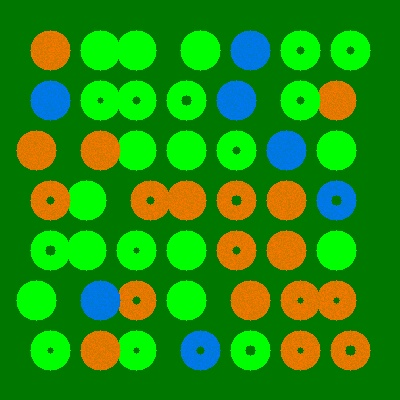
#> input picture GreenCircles/Problem1/imag1.jpg, 400 x 400 px
$ jupyter execute GreenCircles.ipynb   (shell and % lines are left out)
#> lines starting #> are read from the running program, lines starting #| are printed output that depends on the picture; after the words box and inside, x2 and y2 are one past the last pixel; in counts of white or black regions, pixels touching at a corner belong together
#> further down, img is the input picture: shape (400, 400, 3); mean B, G, R 14, 144.2, 32.3
***
## Import Packages

[cell 1]
import cv2
import os
import numpy as np
import matplotlib.pyplot as plt
# import other packages if you need any

<a id='Section 1'></a>
***
<a href='#Section 0'> Back to top </a>
## Problem 1.

<font size="3"> Given the images in folder Problem1, write a function to process these images in order to isolate the green complete circles. A complete circle is a circle that does not touch/overlap with other circles and does not have holes. The function should ouput a new color image with the complete green circles only. Also, the function should print the total number of found green circles and the number of green circles with holes.  </font>

<font size="3"> Test your function for each image in a separate cell. </font>

<font size="3"> <strong>Note:</strong> Don't use Hough transform to find the circles. </font>

<font size="2"> <strong>Note:</strong> Problem provided by Prof Iyad Jaafer. </font>
***

[cell 2]
# function
def findGreenCircles(img):
    imgg=img[:,:,1]
    imgg[imgg<200]=0
    imgg[imgg>200]=255
#> imgg: shape (400, 400); min 0, max 255, mean 46.7

    contours, hierarchy = cv2.findContours(imgg,cv2.RETR_TREE,cv2.CHAIN_APPROX_SIMPLE)
#> contours = 33 contours; largest, box (x1, y1, x2, y2) and area: (30, 230, 107, 271) 2372, (80, 80, 157, 121) 2372, (80, 30, 157, 71) 2372, (230, 330, 271, 371) 1200, (30, 330, 71, 371) 1200

    cont=np.zeros(img.shape)
    noholes=[]
    greenwithholes=0
    greennoholes=0
    totalgreens=0
    for c in contours:
       a = cv2.contourArea(c)
       if a>1100:
          totalgreens=totalgreens+1
          if a>2000:
               totalgreens=totalgreens+1
#> this loop made 33 passes
#> (a, totalgreens) on passes 1, 3, 5, 7, 8, 9, 10, 11, 13, 15, 16, 17: (1200, 1), (1153, 2), (1200, 3), (1200, 4), (1200, 5), (1200, 6), (1200, 7), (1200, 8), (2372, 10), (1153, 11), (1200, 12), (1200, 13)
#> a on passes 2, 4, 6, 12, 14, 18: 96, 38, 38, 38, 96, 60
#> after the loop, totalgreens = 24


    for hh in hierarchy:
      for i in range(0,len(hh)):
        if hh[i][2]==-1 and hh[i][3]==-1 :
            P = int(cv2.arcLength(contours[i],True))
            Area = cv2.contourArea(contours[i])
            C =  P**2 / (Area)
            Circ = 4*np.pi*Area/P**2

            if Circ>=0.87:
                 noholes.append(contours[i])
                 greennoholes=greennoholes+1
        if hh[i][3]!=-1:
           greenwithholes=greenwithholes+1
#> this loop made 1 pass
#> after the loop, greennoholes = 7; greenwithholes = 12; noholes = 7 contours; box (x1, y1, x2, y2) and area: (166, 280, 207, 321) 1200, (16, 280, 57, 321) 1200, (316, 230, 357, 271) 1200, (166, 230, 207, 271) 1200, (316, 130, 357, 171) 1200, (166, 130, 207, 171) 1200, (180, 30, 221, 71) 1200

    cv2.drawContours(cont,noholes,-1,(1,1,1),cv2.FILLED)
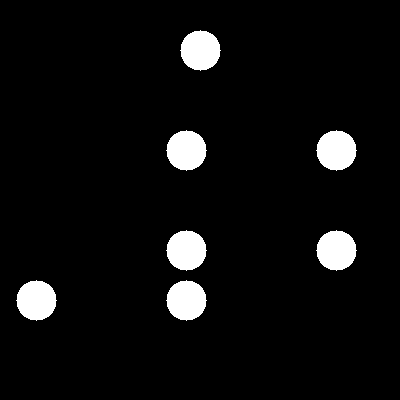
#> cont: shape (400, 400, 3) float64; values 0 (black) and 1 (white), 5.5% white; 7 white regions
    imgag=img * cont

    plt.figure(figsize=(15,15))

    plt.subplot(121)
    plt.imshow(img)
    plt.axis("off")

    plt.subplot(122)
    plt.imshow(imgag.astype("int64"))
    plt.axis("off")


    plt.show()
#> figure, not shown here; B, G, R data is drawn as R, G, B
    print("Number of green circles:",totalgreens)
#| Number of green circles: 24
    print("Number of green circles with holes:",greenwithholes)
#| Number of green circles with holes: 12

[cell 3]
# Test image1
img=cv2.imread('Problem1/imag1.jpg')
imgg=findGreenCircles(img)

[cell 4]
# Test image2
img=cv2.imread('Problem1/imag2.jpg')
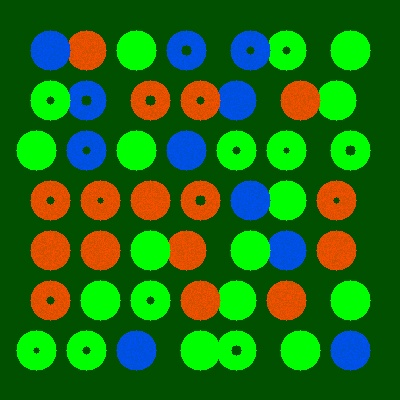
#> input picture GreenCircles/Problem1/imag2.jpg, 400 x 400 px
#> img is the input picture: shape (400, 400, 3); mean B, G, R 20.8, 109.4, 29.6
findGreenCircles(img)
#> in findGreenCircles (call 2), `imgg[imgg<200]=0`:
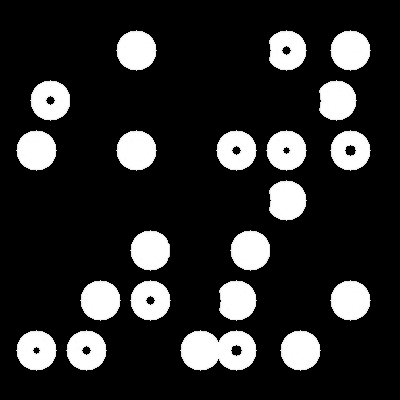
#> imgg: shape (400, 400); min 0, max 255, mean 42.4
#> in findGreenCircles (call 2), `imgg[imgg>200]=255`: imgg: shape (400, 400); 6.31% of pixels changed, all inside (x1, y1, x2, y2) = (16, 30, 371, 371)
#> in findGreenCircles (call 2), `contours, hierarchy = cv2.findContours(imgg,cv2.RETR_TREE,cv2.CHAIN_AP..`: contours = 30 contours; largest, box (x1, y1, x2, y2) and area: (180, 330, 257, 371) 2372, (280, 330, 321, 371) 1200, (66, 330, 107, 371) 1200, (16, 330, 57, 371) 1200, (330, 280, 371, 321) 1200
#> the loop in findGreenCircles (call 2), `for c in contours:` made 30 passes
#> (a, totalgreens) on passes 1, 2, 4, 6, 8, 9, 10, 12, 13, 14, 15, 16: (1200, 1), (2372, 3), (1200, 4), (1200, 5), (1200, 6), (1152, 7), (1200, 8), (1200, 9), (1199, 10), (1197, 11), (1155, 12), (1200, 13)
#> after the loop in findGreenCircles (call 2), `for c in contours:`: totalgreens = 22
#> the loop in findGreenCircles (call 2), `for hh in hierarchy:` made 1 pass
#> after the loop in findGreenCircles (call 2), `for hh in hierarchy:`: greennoholes = 9; noholes = 9 contours; largest, box (x1, y1, x2, y2) and area: (280, 330, 321, 371) 1200, (330, 280, 371, 321) 1200, (80, 280, 121, 321) 1200, (116, 130, 157, 171) 1200, (16, 130, 57, 171) 1200
#> in findGreenCircles (call 2), `cv2.drawContours(cont,noholes,-1,(1,1,1),cv2.FILLED)`: cont: shape (400, 400, 3) float64; values 0 (black) and 1 (white), 7.1% white; 9 white regions
#| Number of green circles: 22
#| Number of green circles with holes: 9
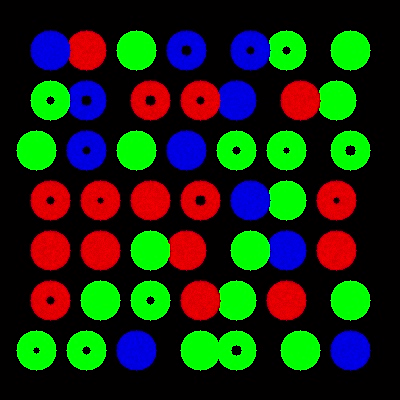
#> img: shape (400, 400, 3); mean B, G, R 20.8, 43, 29.6

[cell 5]
# Test image3
img=cv2.imread('Problem1/imag3.jpg')
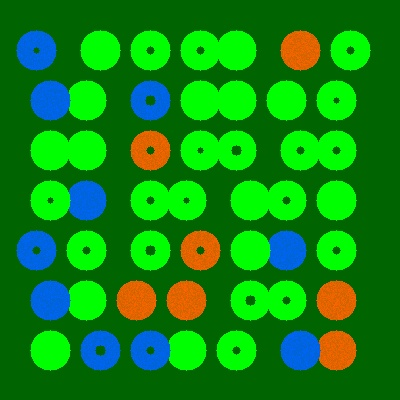
#> input picture GreenCircles/Problem1/imag3.jpg, 400 x 400 px
#> img is the input picture: shape (400, 400, 3); mean B, G, R 19.5, 137.7, 13.8
findGreenCircles(img)
#> in findGreenCircles (call 3), `imgg=img[:,:,1]`:
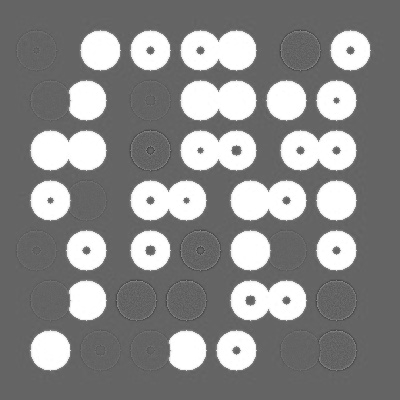
#> imgg: shape (400, 400); min 54, max 255, mean 137.7
#> in findGreenCircles (call 3), `imgg[imgg<200]=0`:
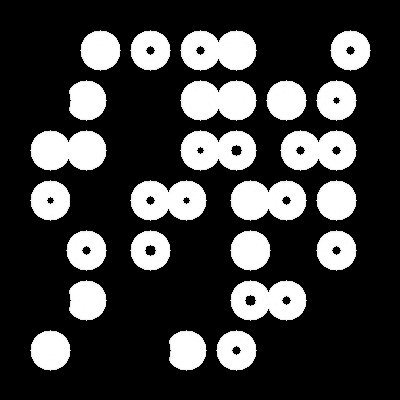
#> imgg: shape (400, 400); min 0, max 255, mean 61.2
#> in findGreenCircles (call 3), `imgg[imgg>200]=255`: imgg: shape (400, 400); 9.16% of pixels changed, all inside (x1, y1, x2, y2) = (30, 30, 371, 371)
#> in findGreenCircles (call 3), `contours, hierarchy = cv2.findContours(imgg,cv2.RETR_TREE,cv2.CHAIN_AP..`: contours = 42 contours; largest, box (x1, y1, x2, y2) and area: (230, 280, 307, 321) 2372, (230, 180, 307, 221) 2372, (130, 180, 207, 221) 2372, (280, 130, 357, 171) 2372, (180, 130, 257, 171) 2372
#> the loop in findGreenCircles (call 3), `for c in contours:` made 42 passes
#> (a, totalgreens) on passes 1, 3, 4, 5, 8, 9, 11, 12, 14, 16, 17, 19: (1200, 1), (1155, 2), (1200, 3), (2372, 5), (1155, 6), (1200, 7), (1200, 8), (1200, 9), (1200, 10), (1200, 11), (2372, 13), (2372, 15)
#> after the loop in findGreenCircles (call 3), `for c in contours:`: totalgreens = 32
#> the loop in findGreenCircles (call 3), `for hh in hierarchy:` made 1 pass
#> after the loop in findGreenCircles (call 3), `for hh in hierarchy:`: greennoholes = 5; greenwithholes = 18; noholes = 5 contours; box (x1, y1, x2, y2) and area: (30, 330, 71, 371) 1200, (230, 230, 271, 271) 1200, (316, 180, 357, 221) 1200, (266, 80, 307, 121) 1200, (80, 30, 121, 71) 1200
#> in findGreenCircles (call 3), `cv2.drawContours(cont,noholes,-1,(1,1,1),cv2.FILLED)`: cont: shape (400, 400, 3) float64; values 0 (black) and 1 (white), 3.9% white; 5 white regions, box (x1, y1, x2, y2) and area: (80, 30, 121, 71) 1257, (266, 80, 307, 121) 1257, (316, 180, 357, 221) 1257, (230, 230, 271, 271) 1257, (30, 330, 71, 371) 1257
#> in findGreenCircles (call 3), `imgag=img * cont`:
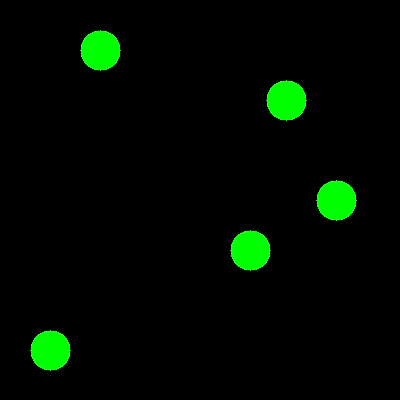
#> imgag: shape (400, 400, 3) float64; mean B, G, R 0.2, 10, 0.2
#> in findGreenCircles (call 3), `plt.show()`:
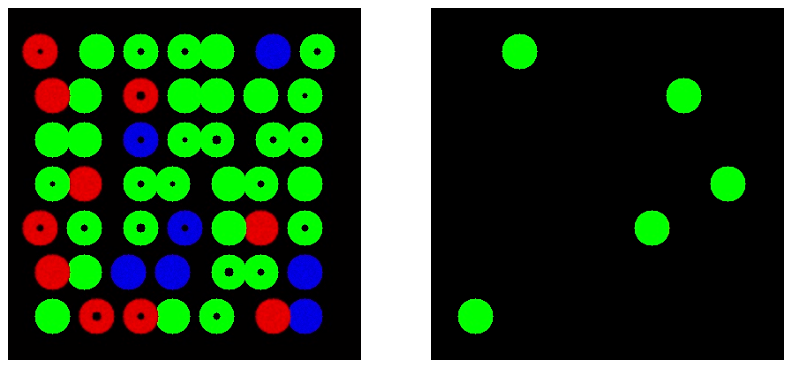
#> figure drawn by matplotlib, 2 panels; B, G, R data is drawn as R, G, B
#| Number of green circles: 32
#| Number of green circles with holes: 18
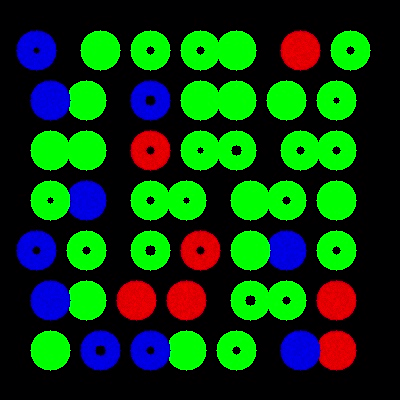
#> img: shape (400, 400, 3); mean B, G, R 19.5, 61.9, 13.8
